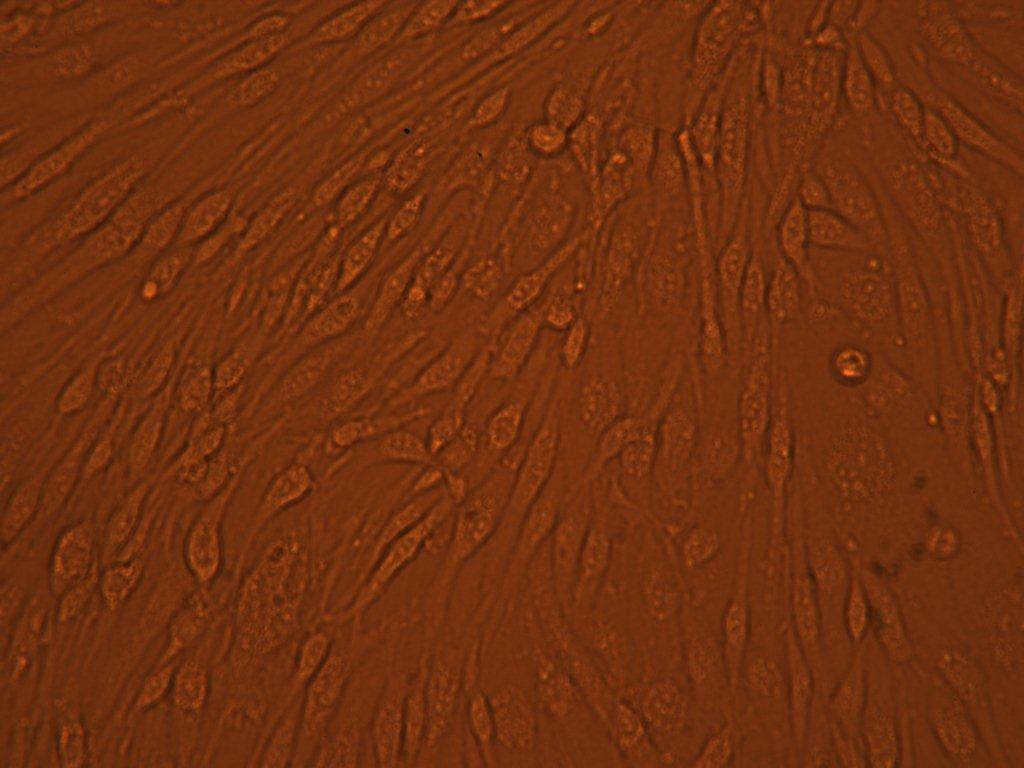
%> input picture Medical Imaging/Project/cell2.jpg, 1024 x 768 px
$ octave IterativeFiltration.m   (GNU Octave 9; MATLAB toolbox functions it lacks are replaced by stand-ins)
%> lines starting %> are read from the running program, lines starting %| are printed output that depends on the picture; in (x1, y1, x2, y2) boxes, pixels count from 0 and x2, y2 are one past the last pixel; in counts of white or black regions, pixels touching at a corner belong together; the program's own positions count from 1
%% BME 4783 - Medical Imaging Modalities
%
%  Daniel Amante, Jarel Cohen, Robert MacGregor, Ashutosh Priyadarshy
%  University of Virginia
%  Spring 2011

%function [] = IterativeFiltration(filename, nhood, filterCycles, gray2bin)

tic
clear all
clc

%%% File loading
% Load an Image into a matrix I.
sample = imread('cell2.jpg');
%> sample is the input picture: size 768x1024x3 uint8; mean R, G, B 113.5, 48.4, 15.1
%sample = imread(filename);
originalSample = sample;

% Convert the Image to grayscale.
sample = rgb2gray(sample);
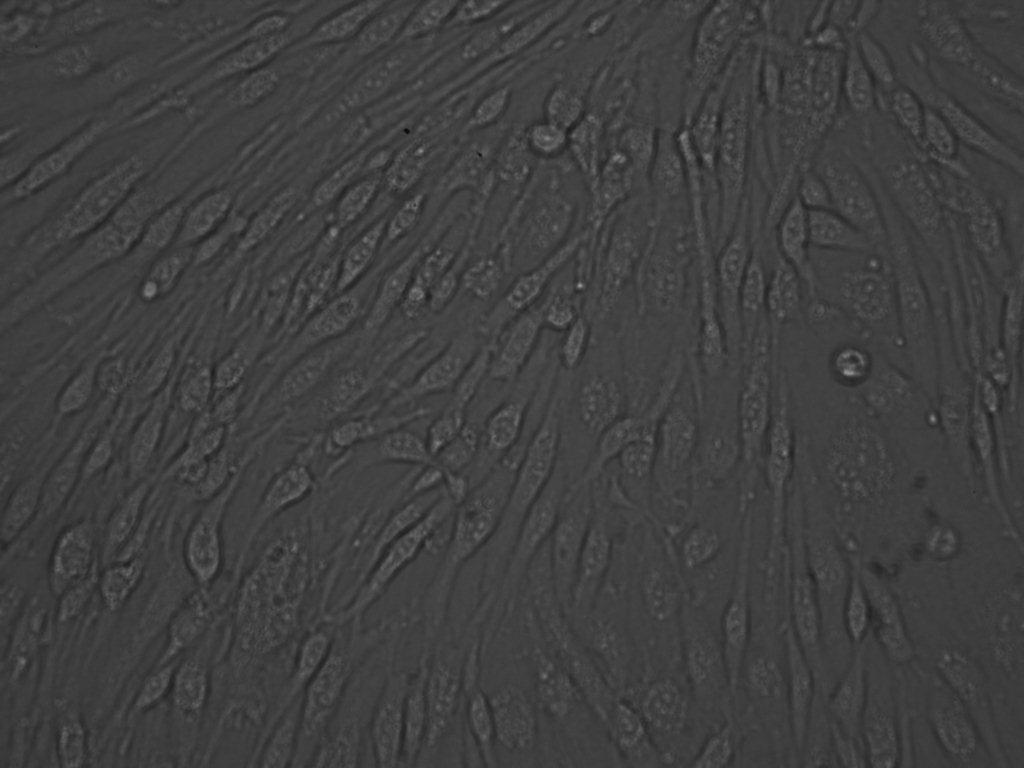
%> sample: size 768x1024 uint8; min 9, max 154, mean 64.1

%%% Conditioning parameters.
% Pixel Neighborhood Size for median filter.
nhood = [8 8];    % Note: change each iteration?
% No. times we will median and adaptive histogram filter succesively.
filterCycles = 4;
% Binary thresholding of the grayscale image.
gray2bin = 190;

% Perform the double filtration filterCycles times.
for cycle = 1:filterCycles
    disp(cycle)
    % Apply Median Filtration pixel-wise in a n'hood of dim nhood.
    medFiltLast = medfilt2(sample, nhood);
    % Apply Adaptive Histogram Equalization.
    adaptHistEqLast = adapthisteq(medFiltLast);
    % Set the twice filtered image to be equal to the sample.
    sample = adaptHistEqLast;

end
%> this loop made 4 passes
%> pass 1, `adaptHistEqLast = adapthisteq(medFiltLast);`:
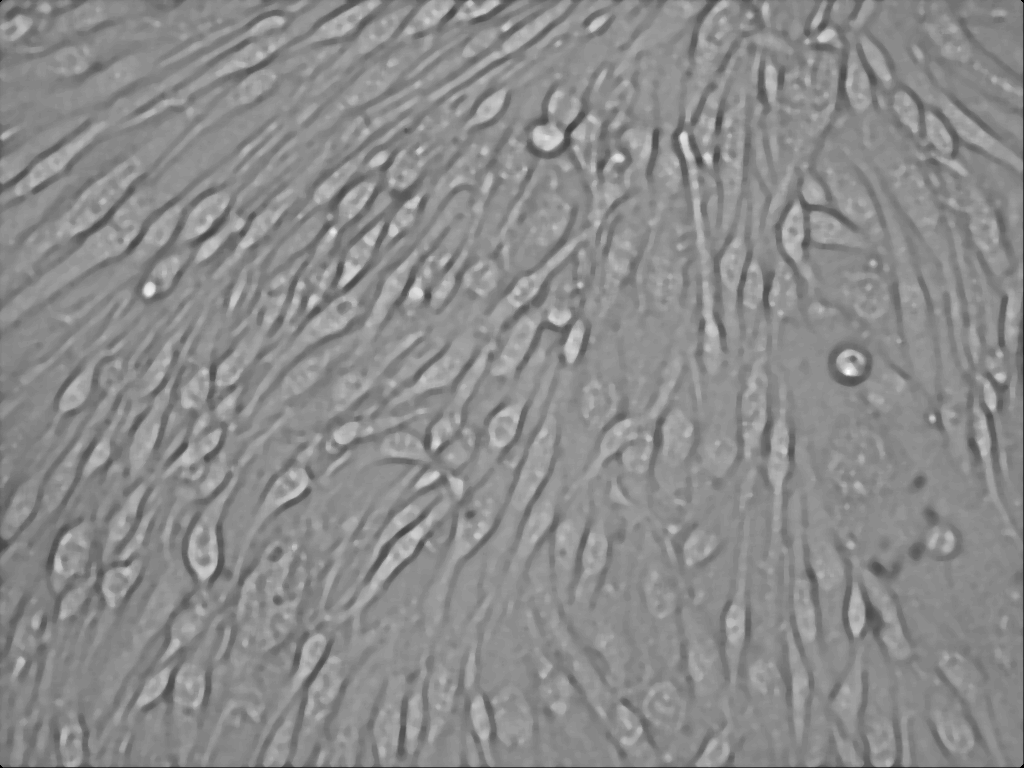
%> adaptHistEqLast: size 768x1024 uint8; min 0, max 255, mean 138.8

% Create a black and white image from the grayscale image.
binSample = sample > gray2bin;
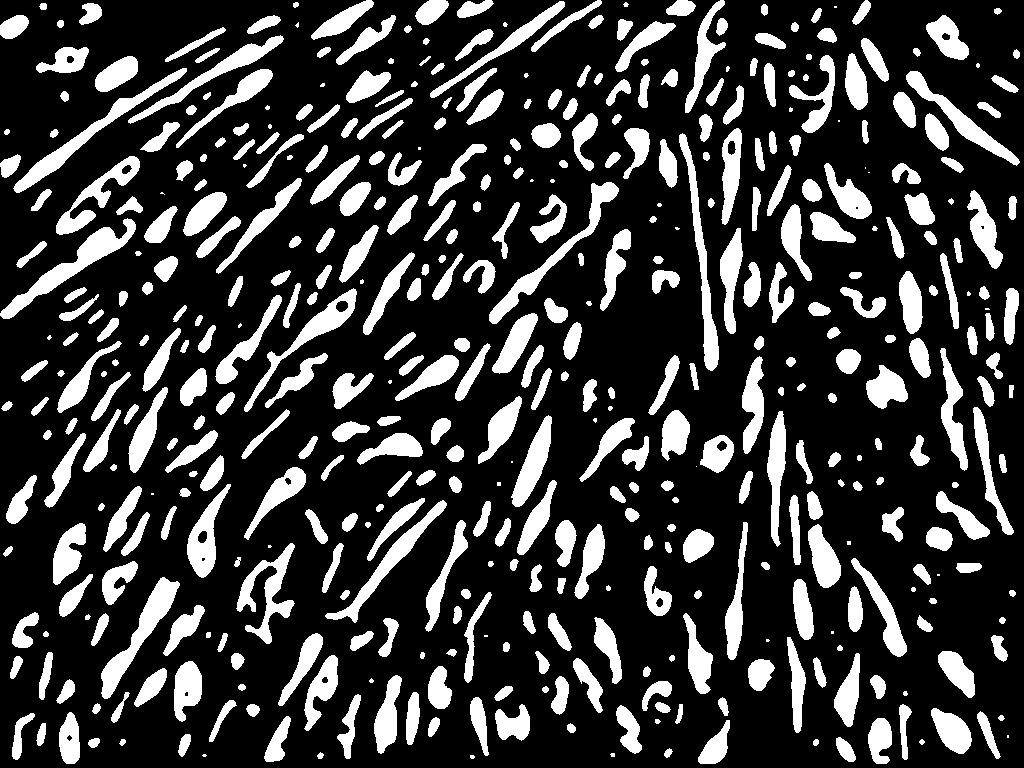
%> binSample: size 768x1024 logical; 22.9% white; 474 white regions (43 under 20 px), largest, box (x1, y1, x2, y2) and area: (0, 218, 136, 319) 2573, (13, 68, 187, 193) 2316, (101, 577, 180, 699) 2313

% Median Filter the BinSample to remove speckling.
binSampleFiltered = medfilt2(binSample, nhood);
%> binSampleFiltered: size 768x1024 logical; 21.2% white; 405 white regions (27 under 20 px), largest, box (x1, y1, x2, y2) and area: (0, 218, 135, 318) 2524, (101, 577, 178, 698) 2278, (14, 68, 185, 192) 2270

%% Image Display and Visualization

figure(1)
imshow(originalSample)
title('Original Image')

figure(2)
imshow(medFiltLast)
title('Final Median Filtered Picture')

figure(3)
imshow(adaptHistEqLast)
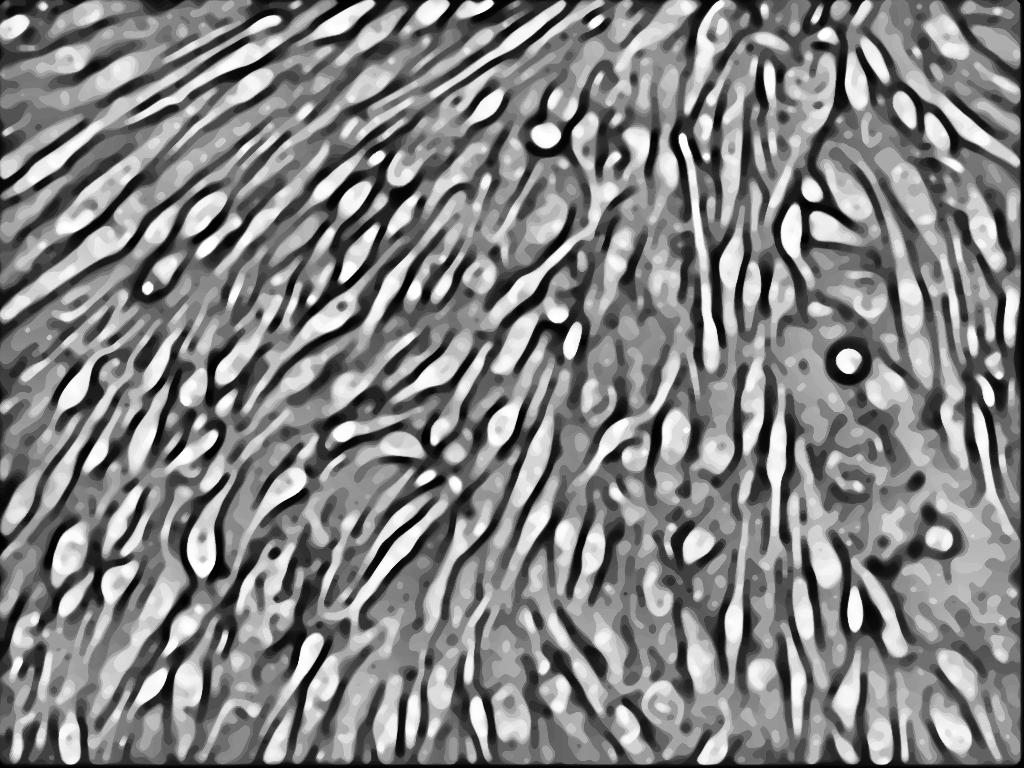
%> displayed picture: size 768x1024, on the screen's scale of 0 to 255; min 0, max 255, mean 131
title('Final Adaptive Histogram Equalization Picture')

figure(4)
imshow(binSample);
title('Filtered Image with Binary Thresholding Applied')

figure(5)
imshow(binSampleFiltered);
title('Filtered Image with Binary Thresholding Applied')

%% Perform the Cell Counting.
figure(6)
%B = bwboundaries(binSampleFiltered);
B = bwboundaries(binSampleFiltered, 'noholes');
%> B = 405 boundaries; largest, box (x1, y1, x2, y2) and points: (679, 134, 718, 370) 476, (236, 544, 294, 643) 382, (14, 68, 185, 192) 355, (489, 182, 618, 323) 348, (0, 218, 135, 318) 308
imshow(originalSample)
title('Original Image with "Found Cells" Overlaid from overconfluent.tif ');
text(10,10,strcat('\color{blue}Objects Found:',num2str(length(B))))
hold on

for k = 1:length(B)
    boundary = B{k};
    plot(boundary(:,2), boundary(:,1), 'g', 'LineWidth', 0.4)
end
%> this loop made 405 passes
%> boundary on pass 55: [742 122; 742 123; 743 123; 743 122; 742 122]
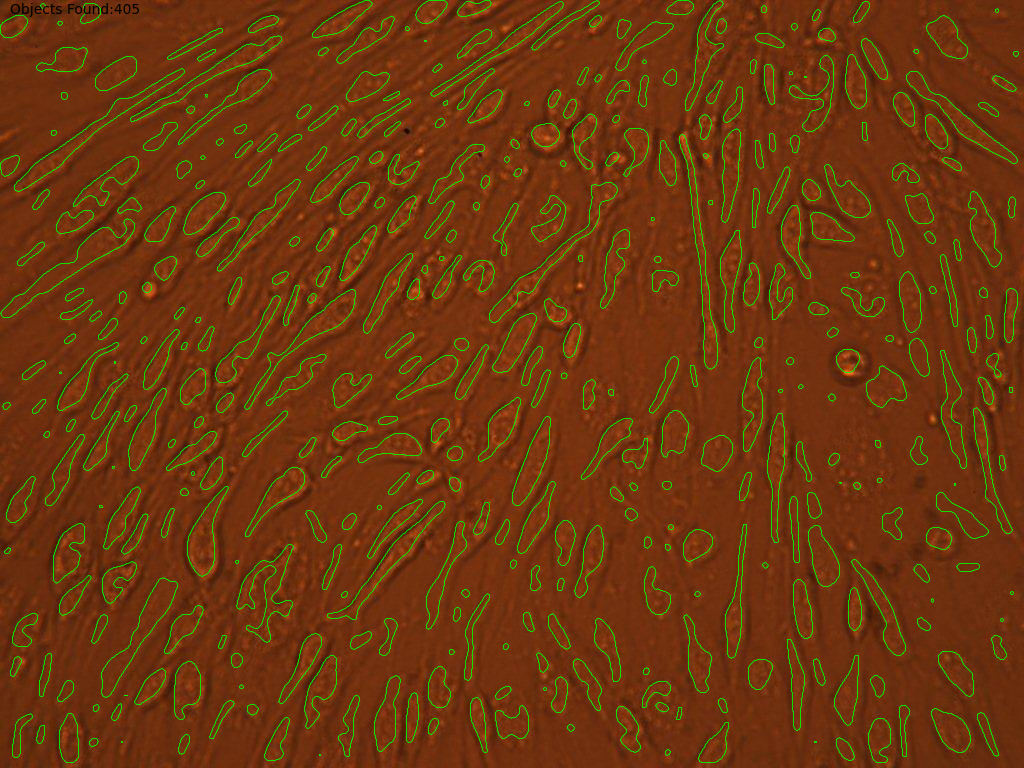
%> figure redrawn from the program's plot data; its title reads 'Original Image with "Found Cells" Overlaid from overconfluent.tif'

toc

%end
